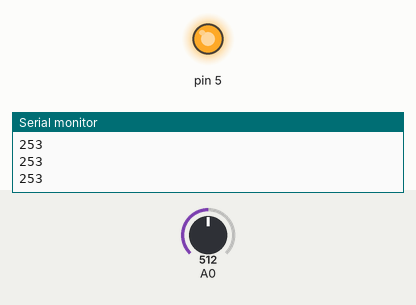
A sketch run on a simulated Arduino Uno, built with avr-gcc and run on an emulated ATmega328P. On the bench: output pins drawn as LEDs (lit = HIGH), the last lines printed to the serial monitor. The test bench sets the inputs (shaded band); at power-on: A0 = 512.

Above: at 1.2 s.
1.3 s: A0 set to 716
At 2.2 s:
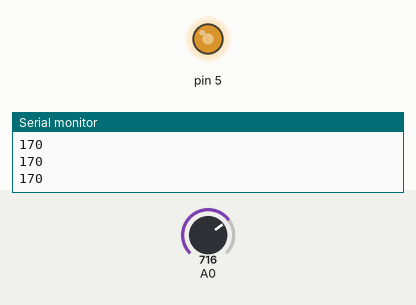
2.8 s: A0 set to 900
At 3.4 s:
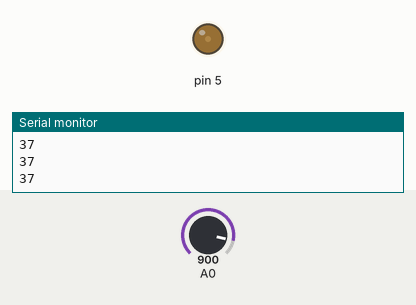
4.3 s: A0 set to 1023
At 5.5 s:
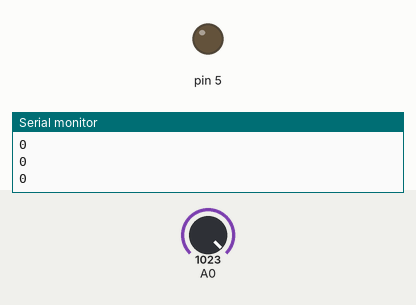
5.8 s: A0 set to 998
At 6.8 s:
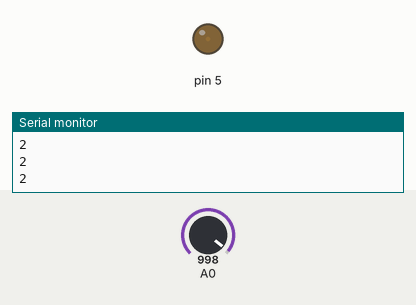
7.3 s: A0 set to 511
At 7.9 s:
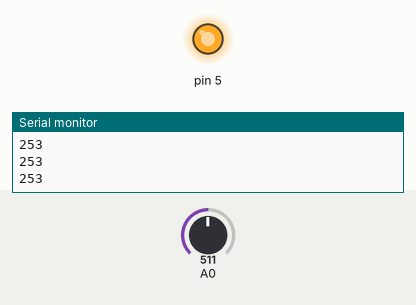
Timing chart, 0 to 9.8 s (numbered marks = the images above; inputs shaded):
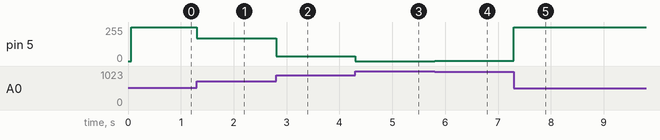

The sketch:

SineFadeWithInput.ino
```cpp
/*
  Sine fade
  Takes a linear input from an analog sensor
  and produces a sinusoidal fade curve
  circuit:
  - LED attached to pin 5
  - 10Kilohm potentiometer attached to A0

  to change from 10-bit resolution to 8, change the resolution variable
  and comment out the analogWriteResolution() command

  created 30 Jan 2019
  modified 31 May 2023
  by Tom Igoe and lighting & interactivity 2019 class
*/

// number of steps = 2^PWM resolution:
const int steps = 256;
// change between steps:
int change = 1;
// current level:
int currentLevel = 1;
// pre-calculated PWM levels:
int levelTable[steps];

void setup() {
  Serial.begin(9600);
  // wait for serial monitor to open:
  if (!Serial) delay(3000);
  // pre-calculate the PWM levels from the formula:
  fillLevelTable();
  // initialize digital pin 5 as an output:
  pinMode(5, OUTPUT);
}

void loop() {
  // read potentiometer:
  int sensorReading = analogRead(A0);
  // map to 0-255 range:
  int currentLevel = map(sensorReading, 0, 1023, 0, steps - 1);
  //PWM output the result:
  analogWrite(5, levelTable[currentLevel]);
  Serial.println(levelTable[currentLevel]);
}

void fillLevelTable() {
  // iterate over the array and calculate the right value for it:
  for (int l = 0; l < steps; l++) {
    // map input to a 0-360 range:
    int angle = map(l, 0, steps, 0, 360);
    // convert to radians:
    float lightLevel = angle * PI / 180;
    // now subtract PI/2 to offset by 90 degrees, so yuu can start fade at 0:
    lightLevel -= PI / 2;
    // get the sine of that:
    lightLevel = sin(lightLevel);
    // now you have -1 to 1. Add 1 to get 0 to 2:
    lightLevel += 1;
    // multiply to get 0-255:
    lightLevel *= (steps - 1) / 2;
    // put it in the array:
    levelTable[l] = int(lightLevel);
  }
}
```

Measured:
- after the input at 1.3 s, pin 5: 253/255 → 170/255 at once
- after the input at 2.8 s, pin 5: 170/255 → 37/255 at once
- after the input at 4.3 s, pin 5: 37/255 → 0/255 at once
- after the input at 5.8 s, pin 5: 0/255 → 2/255 at once
- after the input at 7.3 s, pin 5: 2/255 → 253/255 at once
